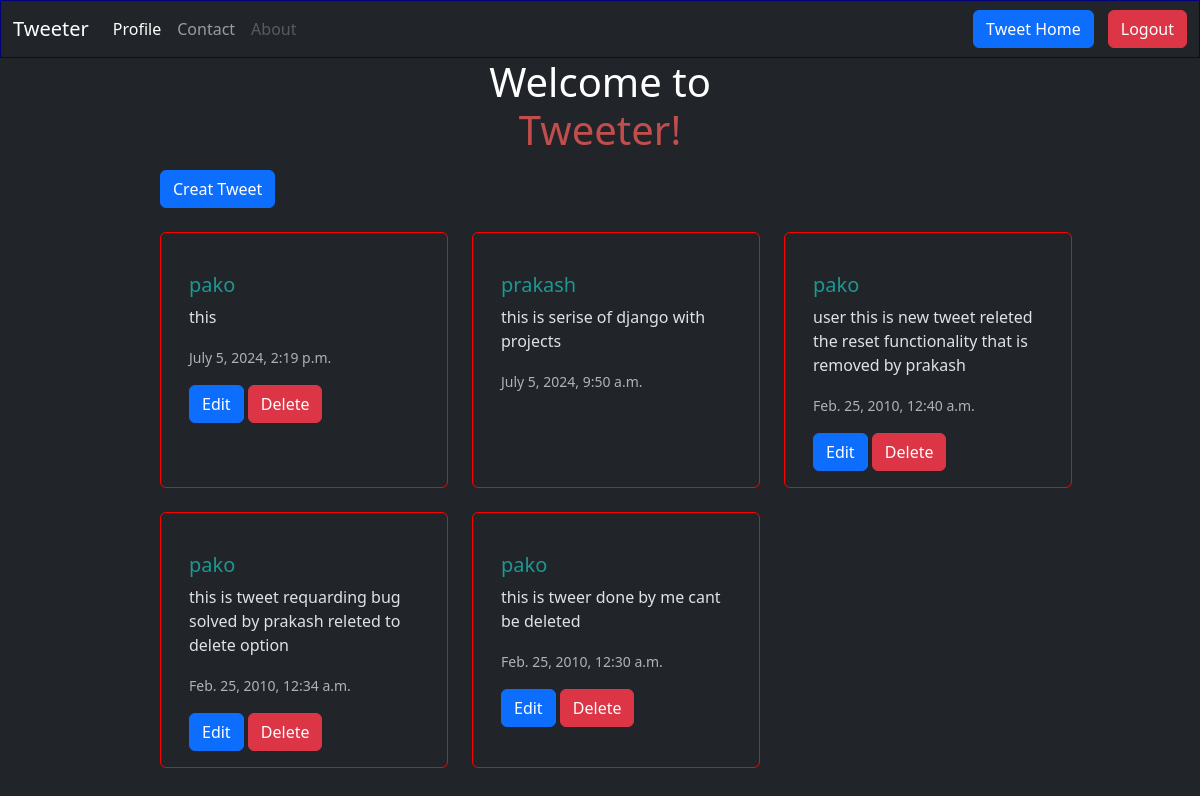
Screenshot of /coder/ (signed in) with the database file from the repository.
### coder/models.py (models this page shows, shortened)
class Tweet(models.Model):
    user=models.ForeignKey(User,on_delete=models.CASCADE)
    text=models.TextField(max_length=240)
    photo=models.ImageField(upload_to='photos/',blank=True, null=True)
    created_at=models.DateTimeField(auto_now_add=True)
    Updated_at=models.DateTimeField(auto_now=True)

### coder/views.py (the view)
# urls.py: path('', views.tweet_list,name='tweet_list'),
def tweet_list(request):
    tweets=Tweet.objects.all().order_by('-created_at')
    return render(request,'tweet_list.html',{'tweets':tweets})

### coder/templates/tweet_list.html (shortened to what this page needs)
{% extends "layout.html" %}
{% block content %}
<a class="btn btn-primary mb-4" href="{% url 'tweet_create' %}" role="button" style="margin-left: 160px;;">Creat Tweet</a>
<div class="conainer row gap-4" style="margin-left:160px;">
  {% for tweet in tweets %}
  <div class="card" style="width: 18rem; border: 1px solid red;">
    <div class="card-body">
      <h5 class="card-title " style="color:rgb(31, 150, 144) ;">{{tweet.user.username}}</h5>
      <p class="card-text" >{{tweet.text}}</p>
      <p class="card-text"><small class="text-body-secondary">{{tweet.created_at}}</small></p>
      {% if tweet.user == user %}
      <a class="btn btn-primary" href="{% url 'tweet_edit' tweet.id%}" role="button">Edit</a>
      <a class="btn btn-danger" href="{% url 'tweet_delete' tweet.id%}" role="button">Delete</a>
      {% endif %}
    </div>
  </div>
  {% endfor %}
  </div>
  {% endblock %}

### rows the page displays
Tweet: user.username "pako", text "this", created_at "July 5, 2024, 2:19 p.m.", shows "Edit"
Tweet: user.username "prakash", text "this is serise of django with projects", created_at "July 5, 2024, 9:50 a.m."
Tweet: user.username "pako", text "user this is new tweet releted the reset functionality that is removed by prakash", created_at "Feb. 25, 2010, 12:40 a.m.", shows "Edit"
Tweet: user.username "pako", text "this is tweet requarding bug solved by prakash releted to delete option", created_at "Feb. 25, 2010, 12:34 a.m.", shows "Edit"
Tweet: user.username "pako", text "this is tweer done by me cant be deleted", created_at "Feb. 25, 2010, 12:30 a.m.", shows "Edit"
